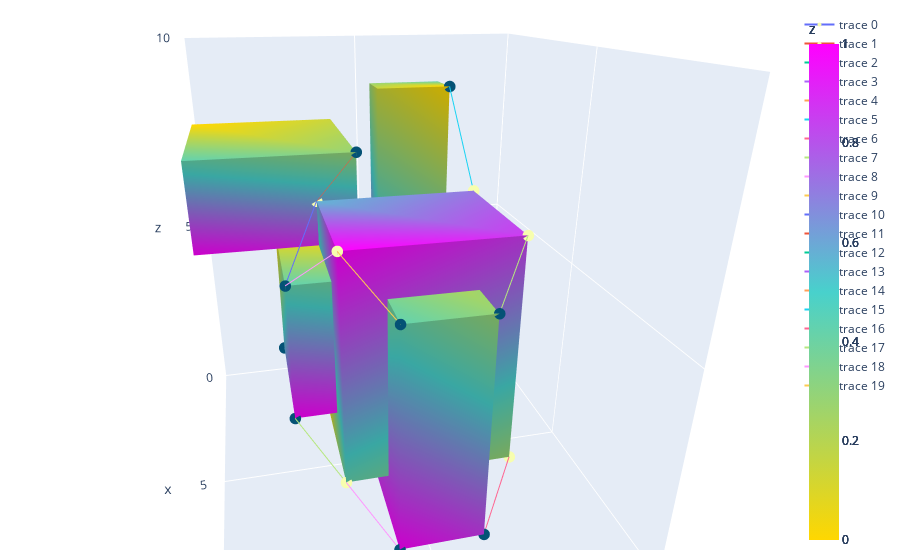

Write notebook code for a chart like this one.
### Code cell
def add_3d_line(fig, coordinates: np.array):
    fig.add_trace(
        go.Scatter3d(
            x=coordinates[0],
            y=coordinates[1],
            z=coordinates[2],
            marker={
                "size": 4,
                "color": [0, 1],
                "colorscale": "Bluyl"
            }
))
                

fig = go.Figure()

for points in transformed_points:
    add_3d_line(fig, points)

add_mesh_3d(fig, np.transpose(tree_alpha.data))


for i in range(0, len(tree_beta.data), 8):
    print(i)
    add_mesh_3d(fig, np.transpose(tree_beta.data[i:i + 8]))

fig.update_layout(
    scene = {
        "xaxis": {
            "nticks": 4, 
            "range": [0,10],
        },
        "yaxis": {
            "nticks": 4, 
            "range": [0, 10],
        },
        "zaxis": {
            "nticks": 4, 
            "range": [0,10],
        },
    },
    width=700,
    margin=dict(r=20, l=10, b=10, t=10))

fig.show()

### Figure 1 — Plotly figure (JSON) as saved in the notebook; plotly's stock layout.template omitted (floating-point values rounded to 4 significant figures)
{"data": [{"marker": {"color": [0, 1], "colorscale": [[0, "rgb(247, 254, 174)"], [0.1667, "rgb(183, 230, 165)"], [0.3333, "rgb(124, 203, 162)"], [0.5, "rgb(70, 174, 160)"], [0.6667, "rgb(8, 144, 153)"], [0.8333, "rgb(0, 113, 139)"], [1, "rgb(4, 82, 117)"]], "size": 4}, "type": "scatter3d", "x": [5, 4], "y": [3, 2], "z": [2, 3]}, {"marker": {"color": [0, 1], "colorscale": [[0, "rgb(247, 254, 174)"], [0.1667, "rgb(183, 230, 165)"], [0.3333, "rgb(124, 203, 162)"], [0.5, "rgb(70, 174, 160)"], [0.6667, "rgb(8, 144, 153)"], [0.8333, "rgb(0, 113, 139)"], [1, "rgb(4, 82, 117)"]], "size": 4}, "type": "scatter3d", "x": [5, 7], "y": [3, 2], "z": [2, 3]}, {"marker": {"color": [0, 1], "colorscale": [[0, "rgb(247, 254, 174)"], [0.1667, "rgb(183, 230, 165)"], [0.3333, "rgb(124, 203, 162)"], [0.5, "rgb(70, 174, 160)"], [0.6667, "rgb(8, 144, 153)"], [0.8333, "rgb(0, 113, 139)"], [1, "rgb(4, 82, 117)"]], "size": 4}, "type": "scatter3d", "x": [5, 4], "y": [7, 6], "z": [2, 3]}, {"marker": {"color": [0, 1], "colorscale": [[0, "rgb(247, 254, 174)"], [0.1667, "rgb(183, 230, 165)"], [0.3333, "rgb(124, 203, 162)"], [0.5, "rgb(70, 174, 160)"], [0.6667, "rgb(8, 144, 153)"], [0.8333, "rgb(0, 113, 139)"], [1, "rgb(4, 82, 117)"]], "size": 4}, "type": "scatter3d", "x": [5, 7], "y": [7, 6], "z": [2, 3]}, {"marker": {"color": [0, 1], "colorscale": [[0, "rgb(247, 254, 174)"], [0.1667, "rgb(183, 230, 165)"], [0.3333, "rgb(124, 203, 162)"], [0.5, "rgb(70, 174, 160)"], [0.6667, "rgb(8, 144, 153)"], [0.8333, "rgb(0, 113, 139)"], [1, "rgb(4, 82, 117)"]], "size": 4}, "type": "scatter3d", "x": [5, 3], "y": [7, 7], "z": [2, 4]}, {"marker": {"color": [0, 1], "colorscale": [[0, "rgb(247, 254, 174)"], [0.1667, "rgb(183, 230, 165)"], [0.3333, "rgb(124, 203, 162)"], [0.5, "rgb(70, 174, 160)"], [0.6667, "rgb(8, 144, 153)"], [0.8333, "rgb(0, 113, 139)"], [1, "rgb(4, 82, 117)"]], "size": 4}, "type": "scatter3d", "x": [8, 7], "y": [7, 6], "z": [2, 3]}, {"marker": {"color": [0, 1], "colorscale": [[0, "rgb(247, 254, 174)"], [0.1667, "rgb(183, 230, 165)"], [0.3333, "rgb(124, 203, 162)"], [0.5, "rgb(70, 174, 160)"], [0.6667, "rgb(8, 144, 153)"], [0.8333, "rgb(0, 113, 139)"], [1, "rgb(4, 82, 117)"]], "size": 4}, "type": "scatter3d", "x": [8, 9], "y": [7, 6], "z": [2, 1]}, {"marker": {"color": [0, 1], "colorscale": [[0, "rgb(247, 254, 174)"], [0.1667, "rgb(183, 230, 165)"], [0.3333, "rgb(124, 203, 162)"], [0.5, "rgb(70, 174, 160)"], [0.6667, "rgb(8, 144, 153)"], [0.8333, "rgb(0, 113, 139)"], [1, "rgb(4, 82, 117)"]], "size": 4}, "type": "scatter3d", "x": [8, 7], "y": [3, 2], "z": [2, 3]}, {"marker": {"color": [0, 1], "colorscale": [[0, "rgb(247, 254, 174)"], [0.1667, "rgb(183, 230, 165)"], [0.3333, "rgb(124, 203, 162)"], [0.5, "rgb(70, 174, 160)"], [0.6667, "rgb(8, 144, 153)"], [0.8333, "rgb(0, 113, 139)"], [1, "rgb(4, 82, 117)"]], "size": 4}, "type": "scatter3d", "x": [8, 9], "y": [3, 4], "z": [2, 1]}, {"marker": {"color": [0, 1], "colorscale": [[0, "rgb(247, 254, 174)"], [0.1667, "rgb(183, 230, 165)"], [0.3333, "rgb(124, 203, 162)"], [0.5, "rgb(70, 174, 160)"], [0.6667, "rgb(8, 144, 153)"], [0.8333, "rgb(0, 113, 139)"], [1, "rgb(4, 82, 117)"]], "size": 4}, "type": "scatter3d", "x": [5, 4], "y": [3, 2], "z": [7, 6]}, {"marker": {"color": [0, 1], "colorscale": [[0, "rgb(247, 254, 174)"], [0.1667, "rgb(183, 230, 165)"], [0.3333, "rgb(124, 203, 162)"], [0.5, "rgb(70, 174, 160)"], [0.6667, "rgb(8, 144, 153)"], [0.8333, "rgb(0, 113, 139)"], [1, "rgb(4, 82, 117)"]], "size": 4}, "type": "scatter3d", "x": [5, 7], "y": [3, 2], "z": [7, 6]}, {"marker": {"color": [0, 1], "colorscale": [[0, "rgb(247, 254, 174)"], [0.1667, "rgb(183, 230, 165)"], [0.3333, "rgb(124, 203, 162)"], [0.5, "rgb(70, 174, 160)"], [0.6667, "rgb(8, 144, 153)"], [0.8333, "rgb(0, 113, 139)"], [1, "rgb(4, 82, 117)"]], "size": 4}, "type": "scatter3d", "x": [5, 5], "y": [3, 4], "z": [7, 8]}, {"marker": {"color": [0, 1], "colorscale": [[0, "rgb(247, 254, 174)"], [0.1667, "rgb(183, 230, 165)"], [0.3333, "rgb(124, 203, 162)"], [0.5, "rgb(70, 174, 160)"], [0.6667, "rgb(8, 144, 153)"], [0.8333, "rgb(0, 113, 139)"], [1, "rgb(4, 82, 117)"]], "size": 4}, "type": "scatter3d", "x": [5, 5], "y": [3, 4], "z": [7, 6]}, {"marker": {"color": [0, 1], "colorscale": [[0, "rgb(247, 254, 174)"], [0.1667, "rgb(183, 230, 165)"], [0.3333, "rgb(124, 203, 162)"], [0.5, "rgb(70, 174, 160)"], [0.6667, "rgb(8, 144, 153)"], [0.8333, "rgb(0, 113, 139)"], [1, "rgb(4, 82, 117)"]], "size": 4}, "type": "scatter3d", "x": [5, 4], "y": [7, 6], "z": [7, 6]}, {"marker": {"color": [0, 1], "colorscale": [[0, "rgb(247, 254, 174)"], [0.1667, "rgb(183, 230, 165)"], [0.3333, "rgb(124, 203, 162)"], [0.5, "rgb(70, 174, 160)"], [0.6667, "rgb(8, 144, 153)"], [0.8333, "rgb(0, 113, 139)"], [1, "rgb(4, 82, 117)"]], "size": 4}, "type": "scatter3d", "x": [5, 7], "y": [7, 6], "z": [7, 6]}, {"marker": {"color": [0, 1], "colorscale": [[0, "rgb(247, 254, 174)"], [0.1667, "rgb(183, 230, 165)"], [0.3333, "rgb(124, 203, 162)"], [0.5, "rgb(70, 174, 160)"], [0.6667, "rgb(8, 144, 153)"], [0.8333, "rgb(0, 113, 139)"], [1, "rgb(4, 82, 117)"]], "size": 4}, "type": "scatter3d", "x": [5, 3], "y": [7, 7], "z": [7, 9]}, {"marker": {"color": [0, 1], "colorscale": [[0, "rgb(247, 254, 174)"], [0.1667, "rgb(183, 230, 165)"], [0.3333, "rgb(124, 203, 162)"], [0.5, "rgb(70, 174, 160)"], [0.6667, "rgb(8, 144, 153)"], [0.8333, "rgb(0, 113, 139)"], [1, "rgb(4, 82, 117)"]], "size": 4}, "type": "scatter3d", "x": [8, 7], "y": [7, 6], "z": [7, 6]}, {"marker": {"color": [0, 1], "colorscale": [[0, "rgb(247, 254, 174)"], [0.1667, "rgb(183, 230, 165)"], [0.3333, "rgb(124, 203, 162)"], [0.5, "rgb(70, 174, 160)"], [0.6667, "rgb(8, 144, 153)"], [0.8333, "rgb(0, 113, 139)"], [1, "rgb(4, 82, 117)"]], "size": 4}, "type": "scatter3d", "x": [8, 9], "y": [7, 6], "z": [7, 6]}, {"marker": {"color": [0, 1], "colorscale": [[0, "rgb(247, 254, 174)"], [0.1667, "rgb(183, 230, 165)"], [0.3333, "rgb(124, 203, 162)"], [0.5, "rgb(70, 174, 160)"], [0.6667, "rgb(8, 144, 153)"], [0.8333, "rgb(0, 113, 139)"], [1, "rgb(4, 82, 117)"]], "size": 4}, "type": "scatter3d", "x": [8, 7], "y": [3, 2], "z": [7, 6]}, {"marker": {"color": [0, 1], "colorscale": [[0, "rgb(247, 254, 174)"], [0.1667, "rgb(183, 230, 165)"], [0.3333, "rgb(124, 203, 162)"], [0.5, "rgb(70, 174, 160)"], [0.6667, "rgb(8, 144, 153)"], [0.8333, "rgb(0, 113, 139)"], [1, "rgb(4, 82, 117)"]], "size": 4}, "type": "scatter3d", "x": [8, 9], "y": [3, 4], "z": [7, 6]}, {"colorbar": {"title": {"text": "z"}}, "colorscale": [[0, "gold"], [0.5, "mediumturquoise"], [1, "magenta"]], "flatshading": true, "i": [7, 0, 0, 0, 4, 4, 6, 6, 4, 0, 3, 2], "intensity": [0, 0.1429, 0.2857, 0.4286, 0.5714, 0.7143, 0.8571, 1], "j": [3, 4, 1, 2, 5, 6, 5, 2, 0, 1, 6, 3], "k": [0, 7, 2, 3, 6, 7, 1, 1, 5, 5, 7, 6], "name": "y", "type": "mesh3d", "x": [5, 5, 8, 8, 5, 5, 8, 8], "y": [3, 7, 7, 3, 3, 7, 7, 3], "z": [2, 2, 2, 2, 7, 7, 7, 7]}, {"colorbar": {"title": {"text": "z"}}, "colorscale": [[0, "gold"], [0.5, "mediumturquoise"], [1, "magenta"]], "flatshading": true, "i": [7, 0, 0, 0, 4, 4, 6, 6, 4, 0, 3, 2], "intensity": [0, 0.1429, 0.2857, 0.4286, 0.5714, 0.7143, 0.8571, 1], "j": [3, 4, 1, 2, 5, 6, 5, 2, 0, 1, 6, 3], "k": [0, 7, 2, 3, 6, 7, 1, 1, 5, 5, 7, 6], "name": "y", "type": "mesh3d", "x": [4, 4, 7, 7, 4, 4, 7, 7], "y": [2, 6, 6, 2, 2, 6, 6, 2], "z": [6, 6, 6, 6, 3, 3, 3, 3]}, {"colorbar": {"title": {"text": "z"}}, "colorscale": [[0, "gold"], [0.5, "mediumturquoise"], [1, "magenta"]], "flatshading": true, "i": [7, 0, 0, 0, 4, 4, 6, 6, 4, 0, 3, 2], "intensity": [0, 0.1429, 0.2857, 0.4286, 0.5714, 0.7143, 0.8571, 1], "j": [3, 4, 1, 2, 5, 6, 5, 2, 0, 1, 6, 3], "k": [0, 7, 2, 3, 6, 7, 1, 1, 5, 5, 7, 6], "name": "y", "type": "mesh3d", "x": [2, 2, 9, 9, 2, 2, 9, 9], "y": [4, 6, 6, 4, 4, 6, 6, 4], "z": [6, 6, 6, 6, 1, 1, 1, 1]}, {"colorbar": {"title": {"text": "z"}}, "colorscale": [[0, "gold"], [0.5, "mediumturquoise"], [1, "magenta"]], "flatshading": true, "i": [7, 0, 0, 0, 4, 4, 6, 6, 4, 0, 3, 2], "intensity": [0, 0.1429, 0.2857, 0.4286, 0.5714, 0.7143, 0.8571, 1], "j": [3, 4, 1, 2, 5, 6, 5, 2, 0, 1, 6, 3], "k": [0, 7, 2, 3, 6, 7, 1, 1, 5, 5, 7, 6], "name": "y", "type": "mesh3d", "x": [1, 1, 5, 5, 1, 1, 5, 5], "y": [0, 4, 4, 0, 0, 4, 4, 0], "z": [8, 8, 8, 8, 6, 6, 6, 6]}, {"colorbar": {"title": {"text": "z"}}, "colorscale": [[0, "gold"], [0.5, "mediumturquoise"], [1, "magenta"]], "flatshading": true, "i": [7, 0, 0, 0, 4, 4, 6, 6, 4, 0, 3, 2], "intensity": [0, 0.1429, 0.2857, 0.4286, 0.5714, 0.7143, 0.8571, 1], "j": [3, 4, 1, 2, 5, 6, 5, 2, 0, 1, 6, 3], "k": [0, 7, 2, 3, 6, 7, 1, 1, 5, 5, 7, 6], "name": "y", "type": "mesh3d", "x": [3, 3, 2, 2, 3, 3, 2, 2], "y": [7, 5, 5, 7, 7, 5, 5, 7], "z": [9, 9, 9, 9, 4, 4, 4, 4]}], "layout": {"autosize": true, "margin": {"b": 10, "l": 10, "r": 20, "t": 10}, "scene": {"aspectmode": "auto", "aspectratio": {"x": 1.046, "y": 0.9148, "z": 1.046}, "camera": {"center": {"x": 0, "y": 0, "z": 0}, "eye": {"x": 1.395, "y": -0.3252, "z": 0.6319}, "projection": {"type": "perspective"}, "up": {"x": 0, "y": 0, "z": 1}}, "xaxis": {"nticks": 4, "range": [0, 10], "type": "linear"}, "yaxis": {"nticks": 4, "range": [0, 10], "type": "linear"}, "zaxis": {"nticks": 4, "range": [0, 10], "type": "linear"}}}}
